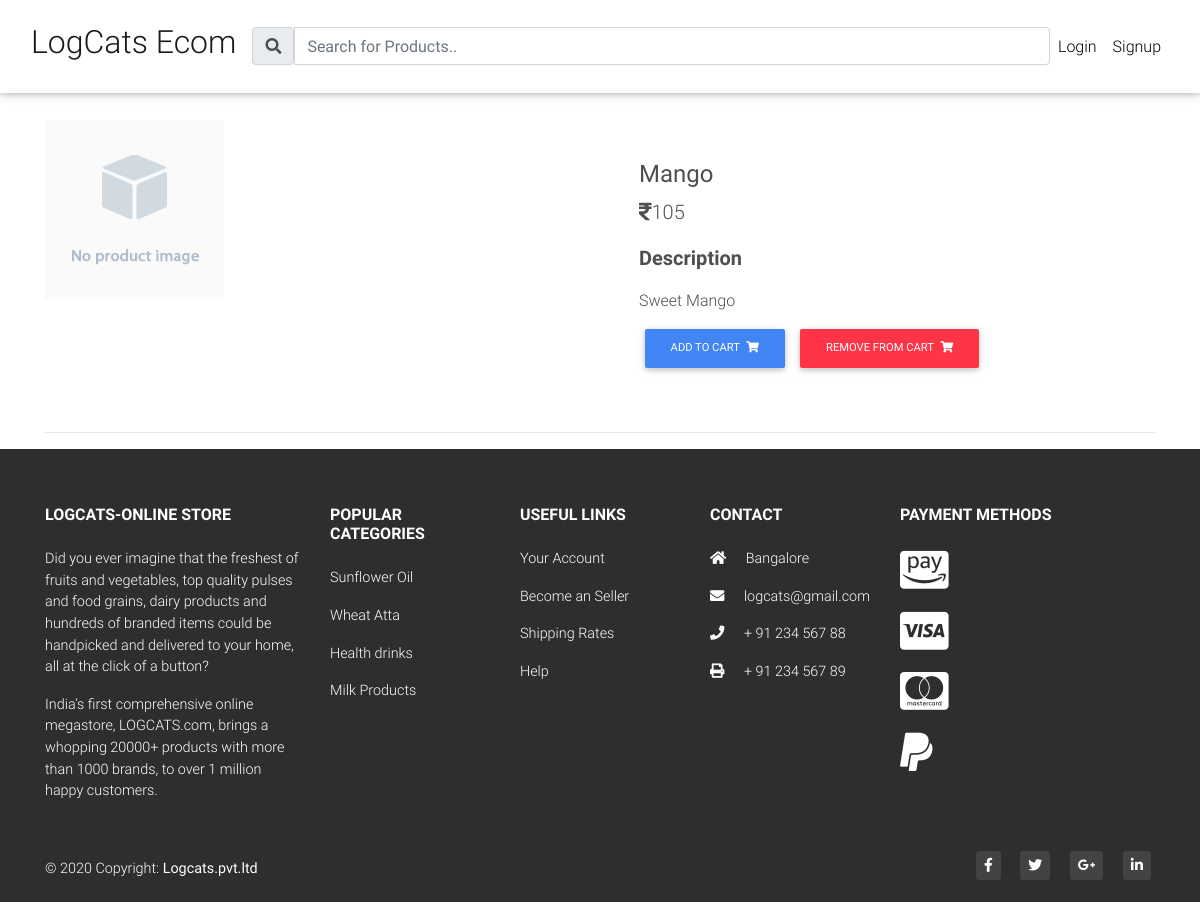
The page /product/mango/ on the database its author committed.
### businessToConsumer/models.py (models this page shows, shortened)
class Item(models.Model):
    title = models.CharField(max_length=200)
    price = models.IntegerField()
    discount_price = models.IntegerField(blank=True, null=True)
    slug = models.SlugField()
    status = models.CharField(max_length=200)
    description = models.TextField()
    image = models.ImageField(default='default_product.png', upload_to='productImages')
    def get_add_to_cart_url(self):
        return reverse('add_to_cart', kwargs={'slug': self.slug})
    def get_remove_from_cart_url(self):
        return reverse('remove_from_cart', kwargs={'slug': self.slug})

### businessToConsumer/views.py (the view)
# urls.py: path('product/<slug>/', ProductDetail.as_view(), name='product'),
class ProductDetail(DetailView):
    model = Item
    template_name = 'product.html'

### templates/product.html (shortened to what this page needs)
{% extends 'base.html' %}
{% block content %}
<main class="mt-5 pt-4">
  <div class="container dark-grey-text mt-5">
    <div class="row wow fadeIn">
      <div class="col-md-6 mb-4">
        <img src="{{object.image.url}}" class="img-fluid" alt="">
      </div>
      <div class="col-md-6 mb-4">
        <div class="p-4">
          <div class="mb-3">
          <h4 class="mt-3"><strong>{{object.title}}</strong></h4>
          <p class="lead">
            <span class="mr-1">
              {% if object.discount_price %}
                <del><i class="fas fa-rupee-sign"></i>{{object.price}}</del>
                <span><i class="fas fa-rupee-sign"></i>{{object.discount_price}}</span>
              {% else %}
                <span><i class="fas fa-rupee-sign"></i>{{object.price}}</span>
              {% endif %}
            </span>
          </p>
          </div>
          <p class="lead font-weight-bold">Description</p>
          <p>{{object.description}}</p>
            <a href="{{object.get_add_to_cart_url}}" class="btn btn-primary btn-md my-0 p" type="submit">Add to cart
            <i class="fas fa-shopping-cart ml-1"></i>
          </a>
          <a href="{{object.get_remove_from_cart_url}}" class="btn btn-danger btn-md my-0 p" type="submit">Remove from cart
            <i class="fas fa-shopping-cart ml-1"></i>
          </a>
        </div>
      </div>
    </div>
    <hr>
  </div>
</main>
{% endblock content %}

### templates/base.html (style rules this page uses)
html, body, header, .carousel { height: 60vh; }

### rows shown on the page
Item: image (placeholder picture), title "Mango", price "105", description "Sweet Mango"
